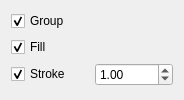
<?xml version="1.0" encoding="UTF-8"?>
<ui version="4.0">
 <class>ShapeToolWidget</class>
 <widget class="QWidget" name="ShapeToolWidget">
  <property name="geometry">
   <rect>
    <x>0</x>
    <y>0</y>
    <width>184</width>
    <height>100</height>
   </rect>
  </property>
  <layout class="QGridLayout" name="gridLayout">
   <item row="1" column="0">
    <widget class="QCheckBox" name="check_fill">
     <property name="text">
      <string>Fill</string>
     </property>
     <property name="icon">
      <iconset theme="format-fill-color"/>
     </property>
     <property name="checked">
      <bool>true</bool>
     </property>
    </widget>
   </item>
   <item row="0" column="0">
    <widget class="QCheckBox" name="check_group">
     <property name="text">
      <string>Group</string>
     </property>
     <property name="icon">
      <iconset theme="object-group"/>
     </property>
     <property name="checked">
      <bool>true</bool>
     </property>
    </widget>
   </item>
   <item row="2" column="0">
    <widget class="QCheckBox" name="check_stroke">
     <property name="text">
      <string>Stroke</string>
     </property>
     <property name="icon">
      <iconset theme="format-stroke-color"/>
     </property>
     <property name="checked">
      <bool>true</bool>
     </property>
    </widget>
   </item>
   <item row="2" column="1">
    <widget class="QDoubleSpinBox" name="spin_stroke_width">
     <property name="toolTip">
      <string>Stroke Width</string>
     </property>
     <property name="maximum">
      <double>999.990000000000009</double>
     </property>
     <property name="value">
      <double>1.000000000000000</double>
     </property>
    </widget>
   </item>
  </layout>
 </widget>
 <resources/>
 <connections>
  <connection>
   <sender>check_group</sender>
   <signal>clicked()</signal>
   <receiver>ShapeToolWidget</receiver>
   <slot>check_checks()</slot>
   <hints>
    <hint type="sourcelabel">
     <x>60</x>
     <y>19</y>
    </hint>
    <hint type="destinationlabel">
     <x>282</x>
     <y>19</y>
    </hint>
   </hints>
  </connection>
  <connection>
   <sender>check_fill</sender>
   <signal>clicked()</signal>
   <receiver>ShapeToolWidget</receiver>
   <slot>check_checks()</slot>
   <hints>
    <hint type="sourcelabel">
     <x>39</x>
     <y>40</y>
    </hint>
    <hint type="destinationlabel">
     <x>296</x>
     <y>46</y>
    </hint>
   </hints>
  </connection>
  <connection>
   <sender>check_stroke</sender>
   <signal>clicked()</signal>
   <receiver>ShapeToolWidget</receiver>
   <slot>check_checks()</slot>
   <hints>
    <hint type="sourcelabel">
     <x>39</x>
     <y>82</y>
    </hint>
    <hint type="destinationlabel">
     <x>309</x>
     <y>123</y>
    </hint>
   </hints>
  </connection>
 </connections>
 <slots>
  <slot>check_checks()</slot>
 </slots>
</ui>
